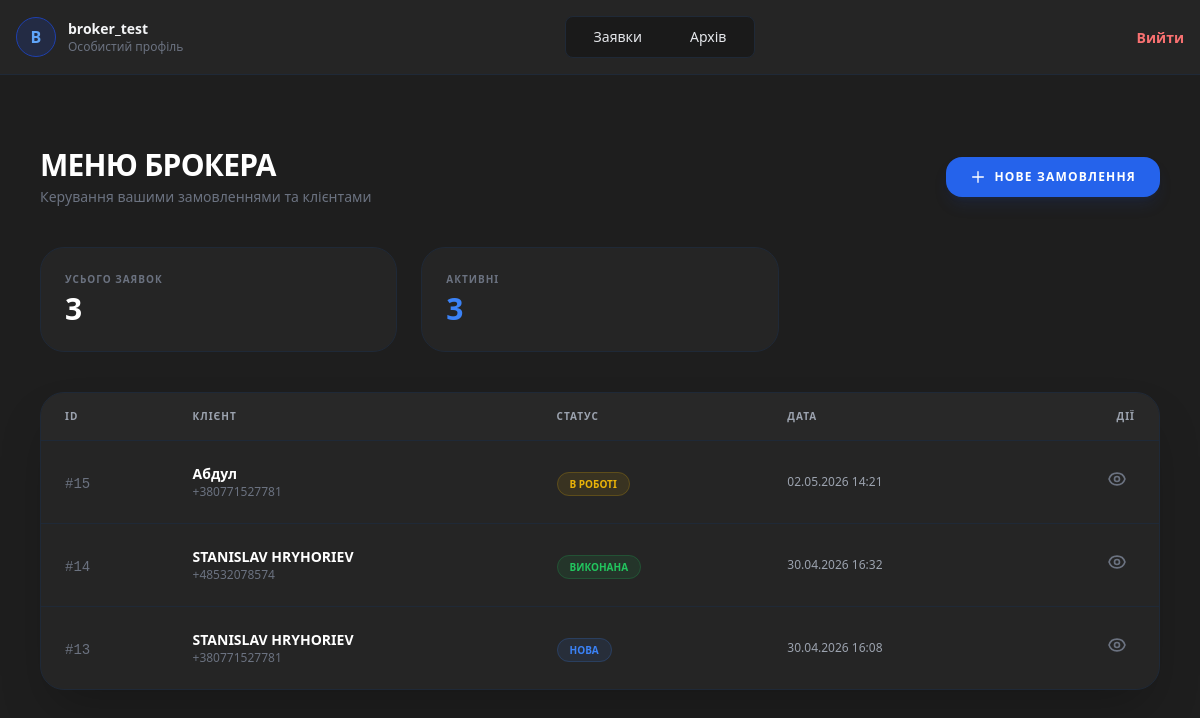
The app's page /broker_menu (signed in), older data.
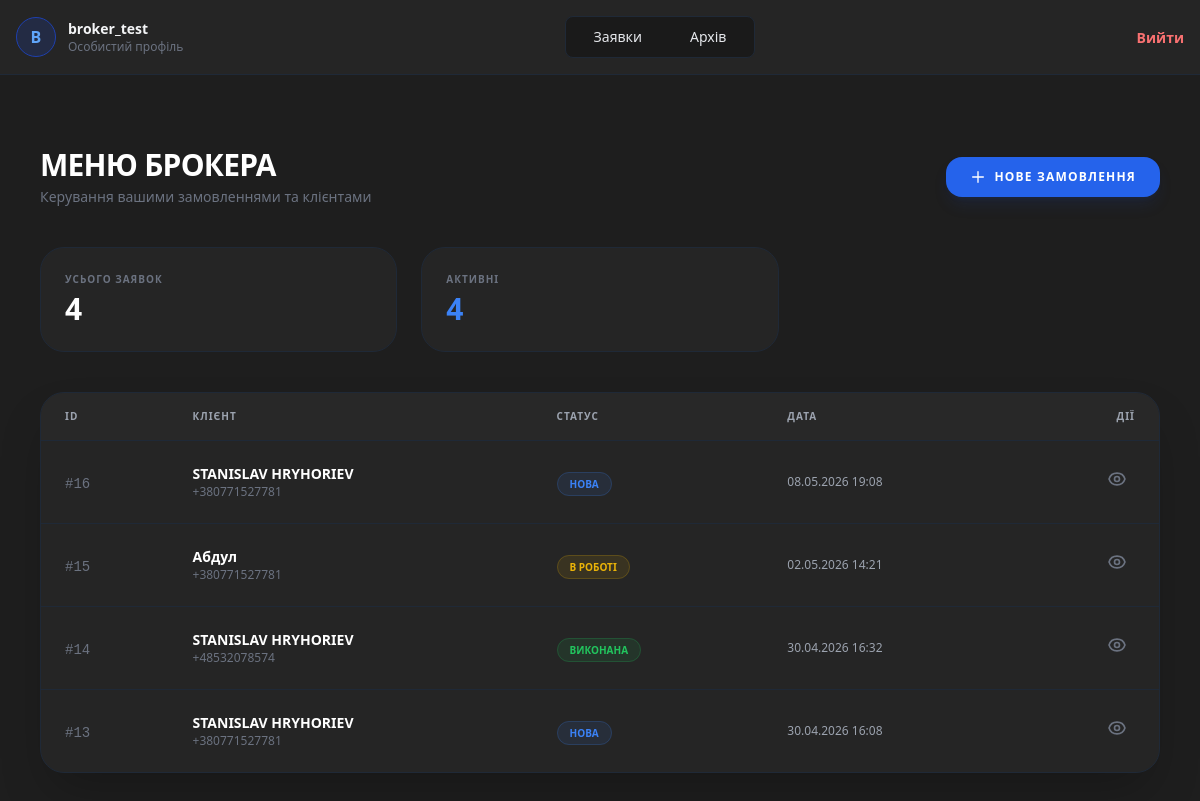
The same page, newer data.
### main/models.py (models this page shows, shortened)
class Order(models.Model):
    STATUS_CHOICES = [
        ('new', 'Нова'),
        ('process', 'В роботі'),
        ('success', 'Виконана'),
        ('cancel', 'Скасована'),
    ]
    COMM_CHOICES = [
        ('phone', 'Дзвінок'),
        ('tg', 'Telegram'),
        ('viber', 'Viber'),
        ('whatsapp', 'WhatsApp'),
    ]
    amount = models.DecimalField(max_digits=10, decimal_places=2, default=0, verbose_name="Сума")
    context = models.TextField(blank=True, null=True, verbose_name="Контекст")
    full_name = models.CharField(max_length=255, verbose_name="ПІБ Клієнта")
    phone = models.CharField(max_length=20, verbose_name="Телефон")
    comm_channel = models.CharField(max_length=20, choices=COMM_CHOICES, default='phone', verbose_name="Канал зв'язку")
    socials = models.TextField(blank=True, null=True, verbose_name="Соцмережі")
    region = models.CharField(max_length=100, blank=True, null=True, verbose_name="Область")
    city = models.CharField(max_length=100, blank=True, null=True, verbose_name="Місто")
    address = models.CharField(max_length=255, blank=True, null=True, verbose_name="Адреса")
    latitude = models.FloatField(blank=True, null=True, verbose_name="Широта")
    longitude = models.FloatField(blank=True, null=True, verbose_name="Довгота")
    status = models.CharField(max_length=20, choices=STATUS_CHOICES, default='new', verbose_name="Статус")
    created_at = models.DateTimeField(auto_now_add=True, verbose_name="Дата створення")
    user = models.ForeignKey(User, on_delete=models.CASCADE, verbose_name="Менеджер")
    investor = models.ManyToManyField(User, blank=True,
                                 related_name="assigned_orders",
                                 verbose_name="Призначеный инвестор",
                                 limit_choices_to={'groups__name':'Investors'}
                                 )
    class Meta:
        verbose_name = "Замовлення"
        verbose_name_plural = "Замовлення"

### main/views.py (the view)
# urls.py: path('broker_menu',views.broker_menu, name='broker_menu')
@login_required
def broker_menu(request):
    user = request.user
    if user.groups.filter(name="Broker").exists():
        orders = Order.objects.filter(user=user).order_by('-created_at')
    elif user.is_staff:
        return redirect('index')
    else:
        return redirect('login')
    return render(request,'broker_menu.html',{'order':orders})

### main/templates/broker_menu.html (shortened to what this page needs)
{% extends 'base.html' %}
{% block content %}
<div class="max-w-6xl mx-auto py-10 px-4">
    <div class="flex flex-col md:flex-row md:items-center justify-between mb-10 gap-4">
        <div>
            <h1 class="text-3xl font-black text-white tracking-tight uppercase">Меню Брокера</h1>
            <p class="text-gray-500 text-sm mt-1">Керування вашими замовленнями та клієнтами</p>
        </div>
        <a href="{% url 'create_order' %}" class="inline-flex items-center justify-center bg-blue-600 hover:bg-blue-700 text-white font-bold py-3 px-6 rounded-2xl transition-all active:scale-95 shadow-lg shadow-blue-900/20 uppercase text-xs tracking-widest">
            <svg class="w-4 h-4 mr-2" fill="none" stroke="currentColor" viewBox="0 0 24 24"><path stroke-linecap="round" stroke-linejoin="round" stroke-width="2" d="M12 4v16m8-8H4"></path></svg>
            Нове замовлення
        </a>
    </div>
    <div class="grid grid-cols-1 md:grid-cols-3 gap-6 mb-10">
        <div class="bg-[#252525] border border-gray-800 p-6 rounded-3xl">
            <p class="text-gray-500 text-[10px] font-bold uppercase tracking-widest">Усього заявок</p>
            <p class="text-3xl font-black text-white mt-1">{{ order.count }}</p>
        </div>
        <div class="bg-[#252525] border border-gray-800 p-6 rounded-3xl">
            <p class="text-gray-500 text-[10px] font-bold uppercase tracking-widest">Активні</p>
            <p class="text-3xl font-black text-blue-500 mt-1">
                {% if order %} {{ order.count }} {% else %} 0 {% endif %}
            </p>
        </div>
    </div>
    <div class="bg-[#252525] border border-gray-800 rounded-3xl overflow-hidden shadow-2xl">
        <div class="overflow-x-auto">
            <table class="w-full text-left border-collapse">
                <thead>
                    <tr class="border-b border-gray-800 bg-[#2d2d2d]/50">
                        <th class="px-6 py-4 text-[10px] font-black text-gray-400 uppercase tracking-widest">ID</th>
                        <th class="px-6 py-4 text-[10px] font-black text-gray-400 uppercase tracking-widest">Клієнт</th>
                        <th class="px-6 py-4 text-[10px] font-black text-gray-400 uppercase tracking-widest">Статус</th>
                        <th class="px-6 py-4 text-[10px] font-black text-gray-400 uppercase tracking-widest">Дата</th>
                        <th class="px-6 py-4 text-[10px] font-black text-gray-400 uppercase tracking-widest text-right">Дії</th>
                    </tr>
                </thead>
                <tbody class="divide-y divide-gray-800">
                    {% for item in order %}
                    <tr class="hover:bg-[#2d2d2d]/30 transition-colors group">
                        <td class="px-6 py-5">
                            <span class="text-gray-500 font-mono text-sm">#{{ item.id }}</span>
                        </td>
                        <td class="px-6 py-5">
                            <div class="flex flex-col">
                                <span class="text-white font-bold text-sm">{{ item.full_name }}</span>
                                <span class="text-gray-500 text-xs">{{ item.phone }}</span>
                            </div>
                        </td>
                        <td class="px-6 py-5">
                            {% if item.status == 'new' %}
                                <span class="px-3 py-1 rounded-full text-[10px] font-black uppercase bg-blue-500/10 text-blue-500 border border-blue-500/20">Нова</span>
                            {% elif item.status == 'process' %}
                                <span class="px-3 py-1 rounded-full text-[10px] font-black uppercase bg-yellow-500/10 text-yellow-500 border border-yellow-500/20">В роботі</span>
                            {% elif item.status == 'success' %}
                                <span class="px-3 py-1 rounded-full text-[10px] font-black uppercase bg-green-500/10 text-green-500 border border-green-500/20">Виконана</span>
                            {% else %}
                                <span class="px-3 py-1 rounded-full text-[10px] font-black uppercase bg-gray-500/10 text-gray-500 border border-gray-800">Скасована</span>
                            {% endif %}
                        </td>
                        <td class="px-6 py-5 text-gray-400 text-xs">
                            {{ item.created_at|date:"d.m.Y H:i" }}
                        </td>
                        <td class="px-6 py-5 text-right">
                            <a href="{% url 'order_view' item.pk %}" class="text-gray-500 hover:text-white transition-colors p-2 inline-block">
                            </a>
                        </td>
                    </tr>
                    {% endfor %}
                </tbody>
            </table>
        </div>
    </div>
</div>
{% endblock %}

### main/templates/base.html (shortened to what this page needs)
<!DOCTYPE html>
<html lang="uk">
<head>
    <script src="https://cdn.tailwindcss.com"></script>
</head>
<body class="bg-[#1e1e1e] text-gray-200">
    <header class="bg-[#252525] border-b border-gray-800 p-4 mb-8">
        <div class="max-w-7xl mx-auto flex items-center justify-between">
            <a href="{% url 'profile' %}" class="flex items-center gap-3 hover:opacity-80 transition-opacity">
                <div class="w-10 h-10 rounded-full bg-blue-900/30 flex items-center justify-center text-blue-400 font-bold border border-blue-800">
                    <span>{{ user.username|slice:":1"|upper }}</span>
                </div>
                <div>
                    <p class="text-sm font-bold text-gray-100">{{ user.username }}</p>
                    <p class="text-xs text-gray-500">Особистий профіль</p>
                </div>
            </a>
            <nav class="flex bg-[#1a1a1a] p-1 rounded-lg border border-gray-800">
                <a href="{% url 'index' %}" class="px-6 py-1.5 text-sm rounded-md hover:bg-[#2d2d2d] transition-colors">Заявки</a>
                <a href="{% url 'archive' %}" class="px-6 py-1.5 text-sm rounded-md hover:bg-[#2d2d2d] transition-colors">Архів</a>
            </nav>
            <form action="{% url 'logout' %}" method="post">
                <button type="submit" class="text-sm text-red-400 font-semibold hover:text-red-300 transition-colors">Вийти</button>
            </form>
        </div>
    </header>
    <main class="max-w-7xl mx-auto px-4">
        {% block content %}{% endblock %}
    </main>
</body>
</html>

Row changes from the older to the newer data that the page shows:
added Order: id "16", full_name "STANISLAV HRYHORIEV", phone "+380771527781", status "НОВА", created_at "08.05.2026 19:08"
Text that changed along with them:
{{ order.count }}: "3" → "4"
